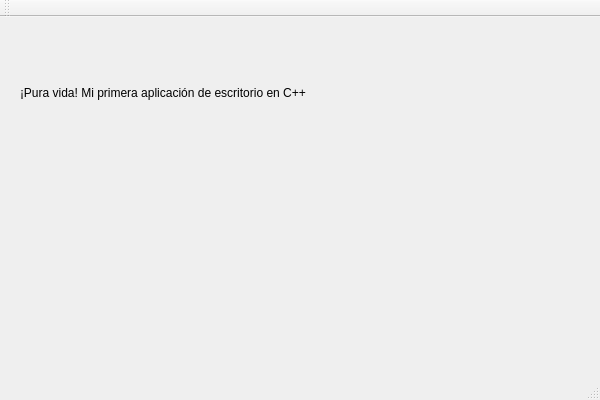
<?xml version="1.0" encoding="UTF-8"?>
<ui version="4.0">
 <class>QtWidgetsApplication1Class</class>
 <widget class="QMainWindow" name="QtWidgetsApplication1Class">
  <property name="geometry">
   <rect>
    <x>0</x>
    <y>0</y>
    <width>600</width>
    <height>400</height>
   </rect>
  </property>
  <property name="windowTitle">
   <string>QtWidgetsApplication1</string>
  </property>
  <widget class="QWidget" name="centralWidget">
   <widget class="QLabel" name="IblSaludo">
    <property name="geometry">
     <rect>
      <x>20</x>
      <y>20</y>
      <width>301</width>
      <height>111</height>
     </rect>
    </property>
    <property name="text">
     <string>¡Pura vida! Mi primera aplicación de escritorio en C++</string>
    </property>
   </widget>
  </widget>
  <widget class="QMenuBar" name="menuBar">
   <property name="geometry">
    <rect>
     <x>0</x>
     <y>0</y>
     <width>600</width>
     <height>21</height>
    </rect>
   </property>
  </widget>
  <widget class="QToolBar" name="mainToolBar">
   <attribute name="toolBarArea">
    <enum>TopToolBarArea</enum>
   </attribute>
   <attribute name="toolBarBreak">
    <bool>false</bool>
   </attribute>
  </widget>
  <widget class="QStatusBar" name="statusBar"/>
 </widget>
 <layoutdefault spacing="6" margin="11"/>
 <resources>
  <include location="QtWidgetsApplication1.qrc"/>
 </resources>
 <connections/>
</ui>
